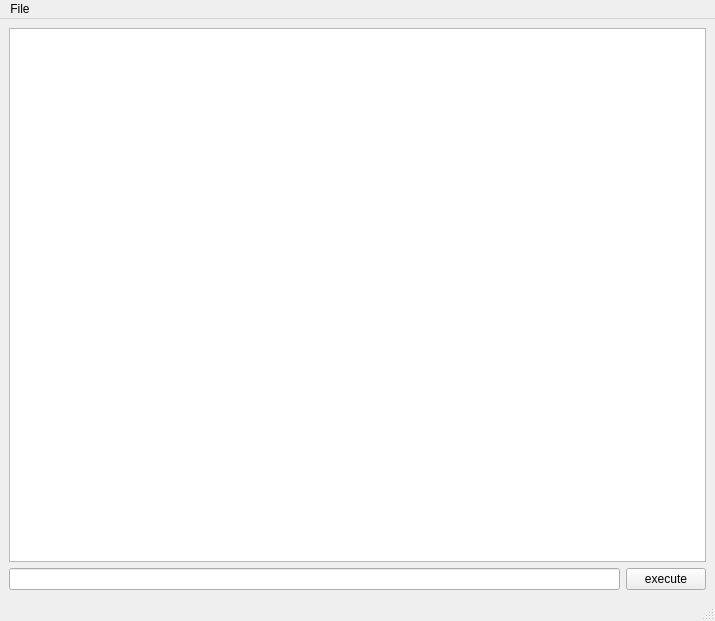
<ui version="4.0" >
 <class>MainWindow</class>
 <widget class="QMainWindow" name="MainWindow" >
  <property name="geometry" >
   <rect>
    <x>0</x>
    <y>0</y>
    <width>715</width>
    <height>621</height>
   </rect>
  </property>
  <property name="windowTitle" >
   <string>QxtBerkeley XML Storage example</string>
  </property>
  <widget class="QWidget" name="centralwidget" >
   <property name="geometry" >
    <rect>
     <x>0</x>
     <y>25</y>
     <width>715</width>
     <height>575</height>
    </rect>
   </property>
   <layout class="QGridLayout" name="gridLayout" >
    <item row="0" column="0" colspan="2" >
     <widget class="QTreeView" name="treeView" />
    </item>
    <item row="1" column="0" >
     <widget class="QLineEdit" name="lineEdit" />
    </item>
    <item row="1" column="1" >
     <widget class="QPushButton" name="pushButton" >
      <property name="text" >
       <string>execute</string>
      </property>
     </widget>
    </item>
   </layout>
  </widget>
  <widget class="QMenuBar" name="menubar" >
   <property name="geometry" >
    <rect>
     <x>0</x>
     <y>0</y>
     <width>715</width>
     <height>25</height>
    </rect>
   </property>
   <widget class="QMenu" name="menuMenu" >
    <property name="title" >
     <string>File</string>
    </property>
    <addaction name="actionLoad" />
    <addaction name="actionQuit" />
   </widget>
   <addaction name="menuMenu" />
  </widget>
  <widget class="QStatusBar" name="statusbar" >
   <property name="geometry" >
    <rect>
     <x>0</x>
     <y>600</y>
     <width>715</width>
     <height>21</height>
    </rect>
   </property>
  </widget>
  <action name="actionLoad" >
   <property name="text" >
    <string>Load </string>
   </property>
  </action>
  <action name="actionQuit" >
   <property name="text" >
    <string>Quit</string>
   </property>
  </action>
 </widget>
 <resources/>
 <connections/>
</ui>
